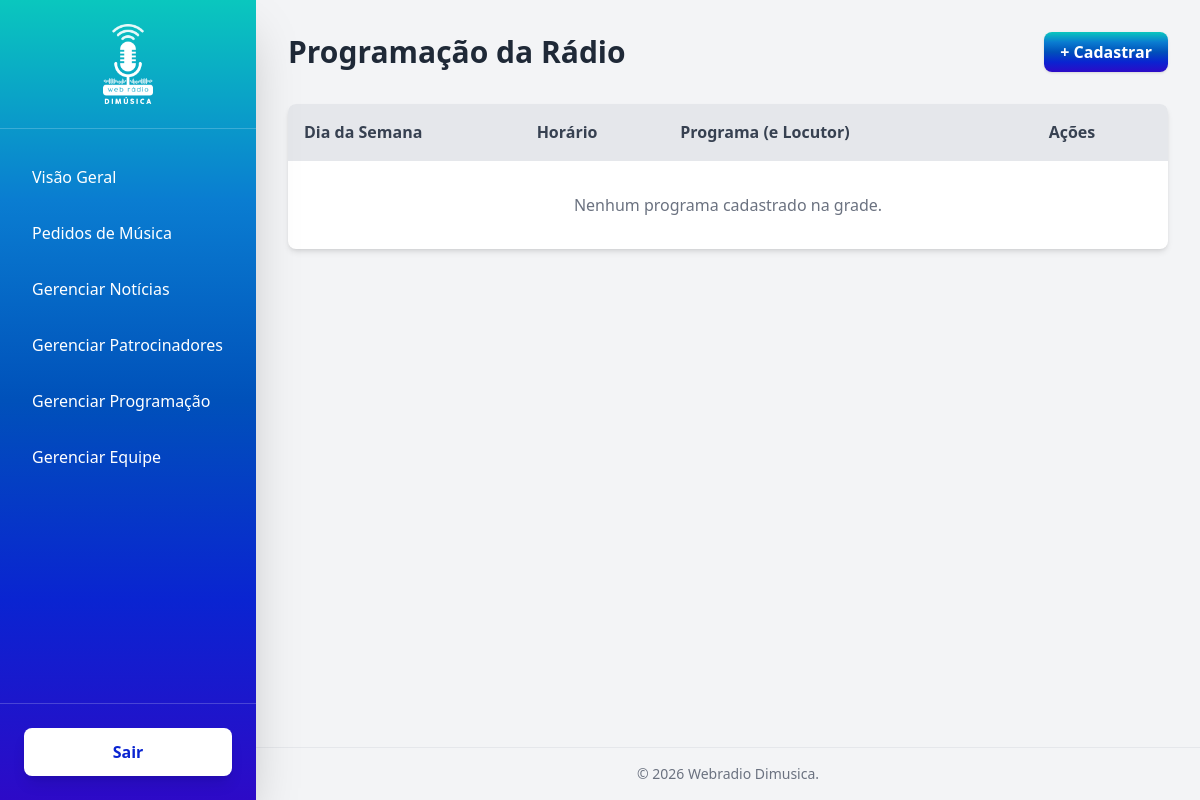
/painel/programacao/ (signed in), run on an earlier commit of the app's database.
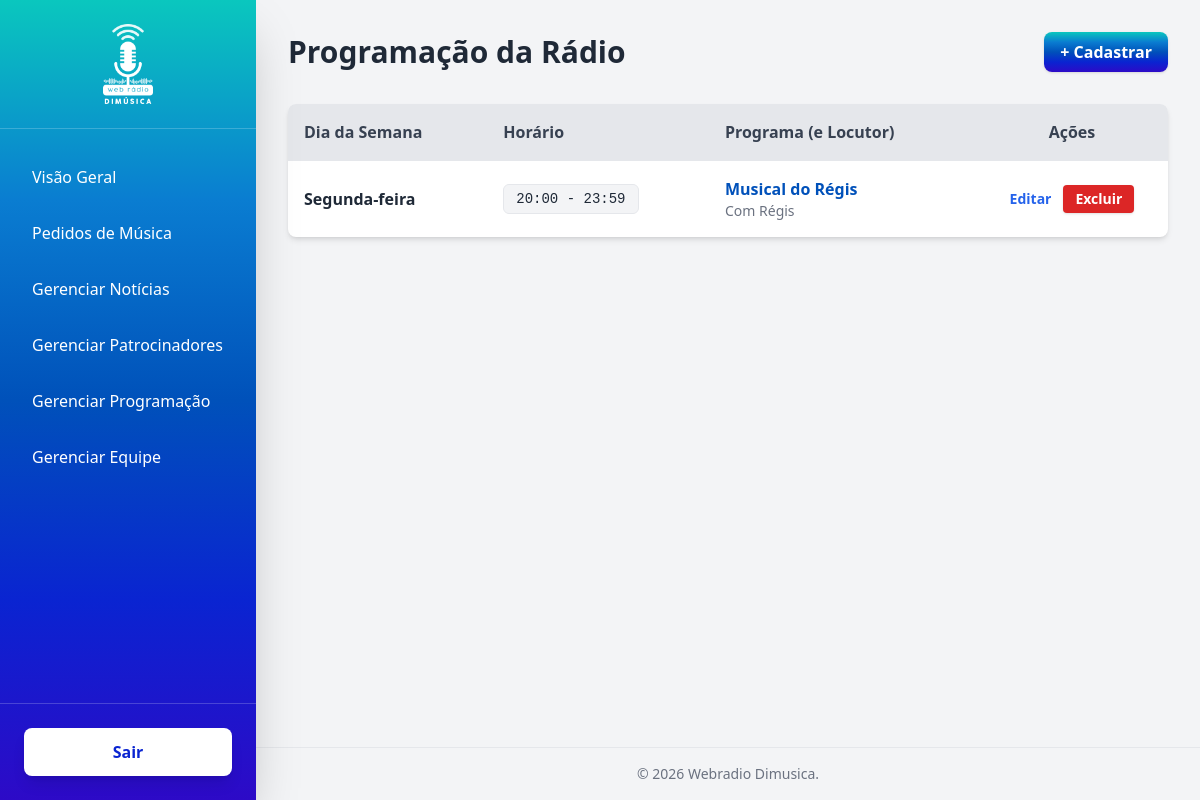
And on a later commit of the database.
### core/models.py (models this page shows, shortened)
class Programacao(models.Model):
    DIAS_DA_SEMANA = [
        (0, 'Domingo'),
        (1, 'Segunda-feira'),
        (2, 'Terça-feira'),
        (3, 'Quarta-feira'),
        (4, 'Quinta-feira'),
        (5, 'Sexta-feira'),
        (6, 'Sábado'),
    ]
    dia_semana = models.IntegerField(choices=DIAS_DA_SEMANA)
    horario_inicio = models.TimeField()
    horario_fim = models.TimeField()
    nome_programa = models.CharField(max_length=150)
    locutor = models.ForeignKey(Equipe, on_delete=models.SET_NULL, null=True, blank=True, related_name='programas')
    class Meta:
        ordering = ['dia_semana', 'horario_inicio']

class Equipe(models.Model):
    nome = models.CharField(max_length=150)
    descricao = models.TextField()
    foto = models.ImageField(upload_to='equipe/')

### webadmin/views.py (the view)
# urls.py: path('programacao/', views.programacao_list, name='admin_programacao_list'),
@login_required(login_url='admin_login')
def programacao_list(request):
    programacao = Programacao.objects.all()
    return render(request, 'webadmin/programacao_list.html', {'programacao': programacao})

### webadmin/templates/webadmin/programacao_list.html (shortened to what this page needs)
{% extends 'webadmin/base.html' %}
{% block content %}
<div class="flex justify-between items-center mb-8">
    <h2 class="text-3xl font-bold text-gray-800">Programação da Rádio</h2>
    <a href="{% url 'admin_programacao_add' %}" class="mobile-gradient text-white px-4 py-2 rounded-lg font-semibold shadow hover:opacity-90 transition">
        + Cadastrar
    </a>
</div>
<div class="bg-white rounded-lg shadow-md overflow-hidden">
    <table class="w-full text-left border-collapse">
        <thead>
            <tr class="bg-gray-200 text-gray-700">
                <th class="p-4 border-b">Dia da Semana</th>
                <th class="p-4 border-b">Horário</th>
                <th class="p-4 border-b">Programa (e Locutor)</th>
                <th class="p-4 border-b text-center w-48">Ações</th>
            </tr>
        </thead>
        <tbody>
            {% for item in programacao %}
            <tr class="hover:bg-gray-100 border-b last:border-0">
                <td class="p-4 font-bold text-gray-800">{{ item.get_dia_semana_display }}</td>
                <td class="p-4">
                    <span class="inline-block px-3 py-1 bg-gray-100 border text-gray-800 rounded-md font-mono text-sm">
                        {{ item.horario_inicio|time:"H:i" }} - {{ item.horario_fim|time:"H:i" }}
                    </span>
                </td>
                <td class="p-4">
                    <div class="font-bold text-[#0051BA]">{{ item.nome_programa }}</div>
                    {% if item.locutor %}
                    <div class="text-sm text-gray-500">Com {{ item.locutor.nome }}</div>
                    {% endif %}
                </td>
                <td class="p-4 align-middle">
                    <div class="flex justify-center items-center gap-3">
                        <a href="{% url 'admin_programacao_edit' item.pk %}" class="text-blue-600 hover:text-blue-800 font-semibold text-sm">Editar</a>
                        <form action="{% url 'admin_programacao_delete' item.pk %}" method="post" class="inline">
                            <button type="button" onclick="openDeleteModal(this.parentElement, '{{ item.nome_programa }} da Grade')" class="bg-red-600 text-white px-3 py-1 rounded font-semibold text-sm hover:bg-red-700 transition shadow">Excluir</button>
                        </form>
                    </div>
                </td>
            </tr>
            {% empty %}
            <tr>
                <td colspan="4" class="px-6 py-8 text-center text-gray-500">Nenhum programa cadastrado na grade.</td>
            </tr>
            {% endfor %}
        </tbody>
    </table>
</div>
{% endblock %}

What changed in the data, as far as the page shows it:
added Programacao: dia_semana "Segunda-feira", horario_inicio "20:00", horario_fim "23:59", nome_programa "Musical do Régis", locutor.nome "Régis"
Also different on the page:
text no longer shown: "Nenhum programa cadastrado na grade."
